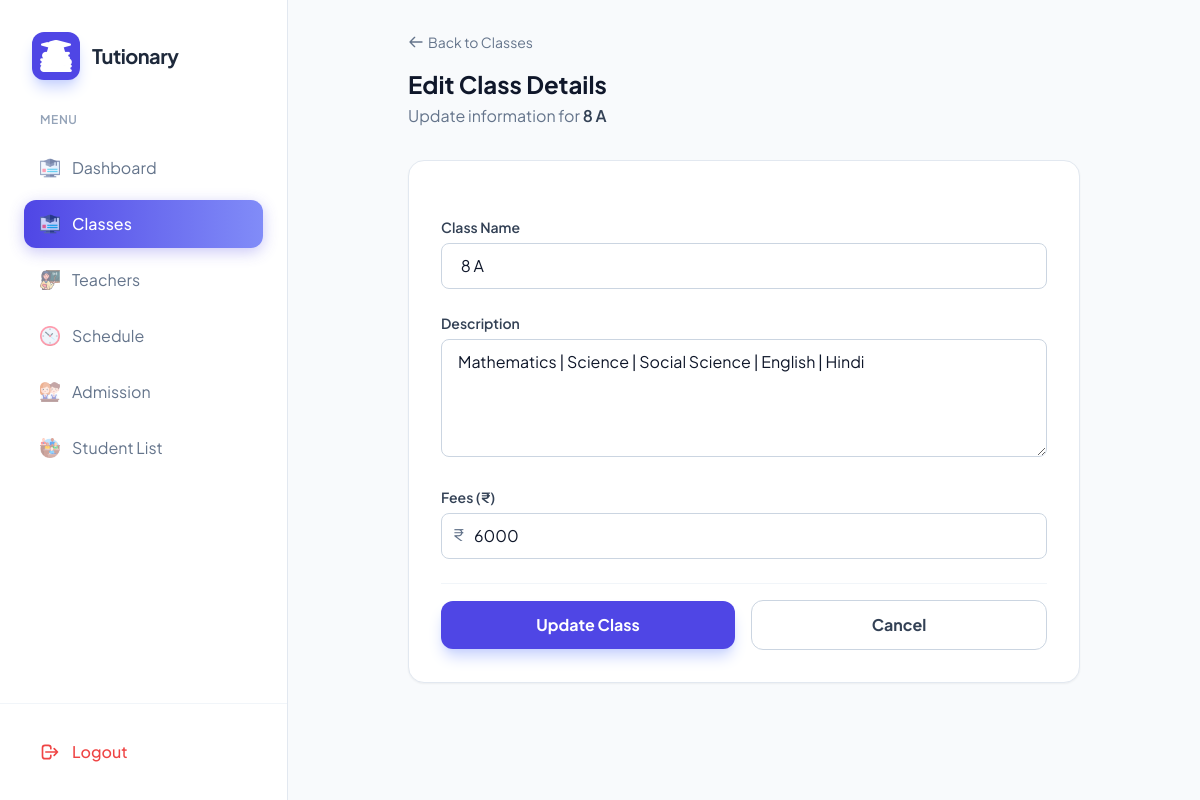
Before: /edit_course/1/ with the older database file.
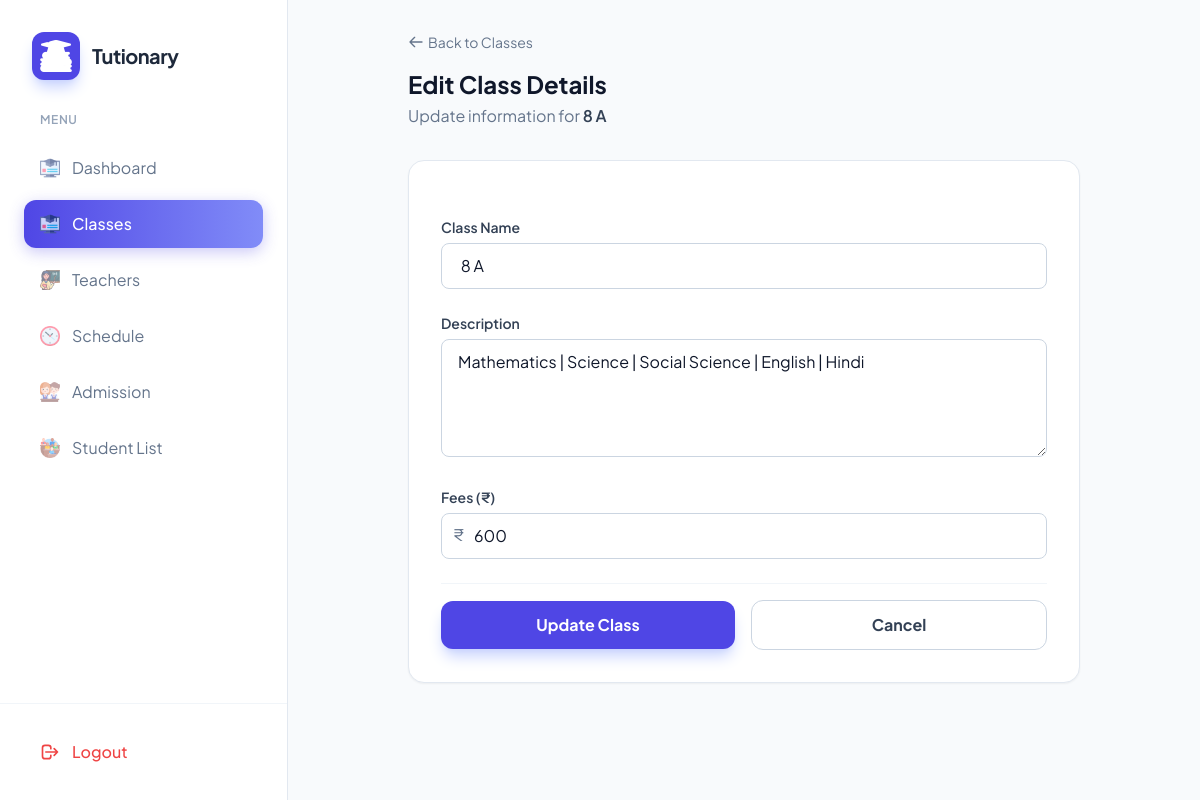
After: the same page with the newer database file.
### stdapp/models.py (models this page shows, shortened)
class Class(models.Model):
    name=models.CharField(max_length=250)
    description=models.TextField()
    fees=models.IntegerField()

### stdapp/views.py (the view)
# urls.py: path('edit_course/<int:course_id>/', views.edit_course, name='edit_course'),
def edit_course(request, course_id):
    course = get_object_or_404(Class, id=course_id)
    if request.method == 'POST':
        course.name = request.POST.get('course')
        course.description = request.POST.get('description')
        course.fees = request.POST.get('fees')
        course.save()
        return redirect('addcourse')
    return render(request, 'edit_course.html', {'course': course})

### templates/edit_course.html (shortened to what the changed rows need)
{% load static %}
<!DOCTYPE html>
<html lang="en">
<head>
    <script src="https://cdn.tailwindcss.com"></script>
</head>
<body class="bg-slate-50 text-slate-900">
    <div class="flex h-screen overflow-hidden">
        <aside id="sidebar" class="fixed inset-y-0 left-0 z-50 w-72 bg-white border-r border-slate-200 transform -translate-x-full lg:translate-x-0 transition-transform duration-300 ease-in-out lg:static lg:inset-0">
            <div class="flex flex-col h-full">
                <div class="p-8">
                    <div class="flex items-center gap-3">
                        <h2 class="text-xl font-bold tracking-tight text-slate-800">Tutionary</h2>
                    </div>
                </div>
            </div>
        </aside>
        <div class="flex-1 flex flex-col min-w-0 bg-slate-50 overflow-hidden">
            <main class="flex-1 overflow-y-auto p-4 lg:p-8 flex justify-center">
                <div class="w-full max-w-2xl">
                    <div class="mb-8">
                        <h1 class="text-2xl font-bold text-slate-900">Edit Class Details</h1>
                        <p class="text-slate-500 mt-1">Update information for <span class="font-semibold text-slate-700">{{ course.name }}</span></p>
                    </div>
                    <div class="bg-white rounded-2xl shadow-sm border border-slate-200 overflow-hidden">
                        <div class="p-6 md:p-8">
                            <form method="post" action="{% url 'edit_course' course.id %}" class="space-y-6">
                                <div>
                                    <label for="course" class="block text-sm font-semibold text-slate-700 mb-1.5">Class Name</label>
                                    <input type="text" id="course" name="course" value="{{ course.name }}" placeholder="e.g. Class 10 - Mathematics"
                                        class="form-input w-full px-4 py-2.5 rounded-lg border border-slate-300 focus:border-indigo-500 focus:outline-none transition-colors" required>
                                </div>
                                <div>
                                    <label for="description" class="block text-sm font-semibold text-slate-700 mb-1.5">Description</label>
                                    <textarea id="description" name="description" rows="4" placeholder="Enter course details..."
                                        class="form-input w-full px-4 py-2.5 rounded-lg border border-slate-300 focus:border-indigo-500 focus:outline-none transition-colors" required>{{ course.description }}</textarea>
                                </div>
                                <div>
                                    <div class="relative">
                                        <span class="absolute left-3 top-2.5 text-slate-500">₹</span>
                                        <input type="number" id="fees" name="fees" value="{{ course.fees }}" placeholder="0.00"
                                            class="form-input w-full pl-8 pr-4 py-2.5 rounded-lg border border-slate-300 focus:border-indigo-500 focus:outline-none transition-colors" required>
                                    </div>
                                </div>
                            </form>
                        </div>
                    </div>
                </div>
            </main>
        </div>
    </div>
</body>
</html>

Changed rows visible on the page:
changed Class "Mathematics | Science | Social Science | English | Hindi": fees "6000" → "600"
